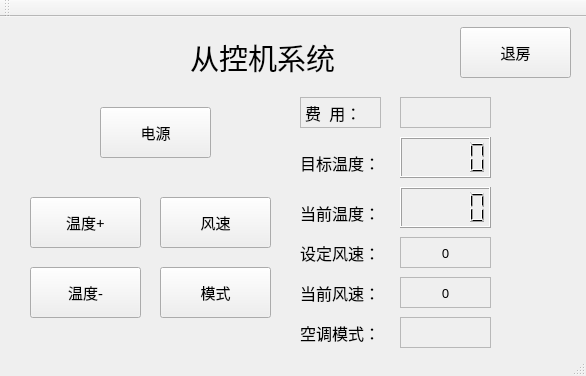
<?xml version="1.0" encoding="UTF-8"?>
<ui version="4.0">
 <class>User</class>
 <widget class="QMainWindow" name="User">
  <property name="geometry">
   <rect>
    <x>0</x>
    <y>0</y>
    <width>586</width>
    <height>376</height>
   </rect>
  </property>
  <property name="windowTitle">
   <string>User</string>
  </property>
  <widget class="QWidget" name="centralWidget">
   <widget class="QLabel" name="label_7">
    <property name="geometry">
     <rect>
      <x>300</x>
      <y>220</y>
      <width>81</width>
      <height>31</height>
     </rect>
    </property>
    <property name="font">
     <font>
      <family>幼圆</family>
      <pointsize>12</pointsize>
     </font>
    </property>
    <property name="frameShape">
     <enum>QFrame::NoFrame</enum>
    </property>
    <property name="text">
     <string>设定风速：</string>
    </property>
   </widget>
   <widget class="QLabel" name="model_of_main">
    <property name="geometry">
     <rect>
      <x>400</x>
      <y>300</y>
      <width>91</width>
      <height>31</height>
     </rect>
    </property>
    <property name="font">
     <font>
      <family>微软雅黑</family>
      <pointsize>10</pointsize>
      <weight>50</weight>
      <bold>false</bold>
     </font>
    </property>
    <property name="frameShape">
     <enum>QFrame::StyledPanel</enum>
    </property>
    <property name="frameShadow">
     <enum>QFrame::Raised</enum>
    </property>
    <property name="text">
     <string/>
    </property>
    <property name="alignment">
     <set>Qt::AlignCenter</set>
    </property>
   </widget>
   <widget class="QLCDNumber" name="lcd_goaltemp">
    <property name="geometry">
     <rect>
      <x>400</x>
      <y>120</y>
      <width>91</width>
      <height>41</height>
     </rect>
    </property>
   </widget>
   <widget class="QLCDNumber" name="lcd_currenttemp">
    <property name="geometry">
     <rect>
      <x>400</x>
      <y>170</y>
      <width>91</width>
      <height>41</height>
     </rect>
    </property>
   </widget>
   <widget class="QLabel" name="label_5">
    <property name="geometry">
     <rect>
      <x>190</x>
      <y>0</y>
      <width>221</width>
      <height>81</height>
     </rect>
    </property>
    <property name="font">
     <font>
      <family>华文行楷</family>
      <pointsize>22</pointsize>
     </font>
    </property>
    <property name="text">
     <string>从控机系统</string>
    </property>
   </widget>
   <widget class="QLabel" name="cost">
    <property name="geometry">
     <rect>
      <x>400</x>
      <y>80</y>
      <width>91</width>
      <height>31</height>
     </rect>
    </property>
    <property name="font">
     <font>
      <family>微软雅黑</family>
      <pointsize>10</pointsize>
      <weight>75</weight>
      <bold>true</bold>
     </font>
    </property>
    <property name="frameShape">
     <enum>QFrame::StyledPanel</enum>
    </property>
    <property name="text">
     <string/>
    </property>
    <property name="alignment">
     <set>Qt::AlignCenter</set>
    </property>
   </widget>
   <widget class="QLabel" name="label_6">
    <property name="geometry">
     <rect>
      <x>300</x>
      <y>300</y>
      <width>81</width>
      <height>31</height>
     </rect>
    </property>
    <property name="font">
     <font>
      <family>幼圆</family>
      <pointsize>12</pointsize>
     </font>
    </property>
    <property name="frameShape">
     <enum>QFrame::NoFrame</enum>
    </property>
    <property name="text">
     <string>空调模式：</string>
    </property>
   </widget>
   <widget class="QLabel" name="label">
    <property name="geometry">
     <rect>
      <x>300</x>
      <y>180</y>
      <width>81</width>
      <height>31</height>
     </rect>
    </property>
    <property name="font">
     <font>
      <family>幼圆</family>
      <pointsize>12</pointsize>
     </font>
    </property>
    <property name="frameShape">
     <enum>QFrame::NoFrame</enum>
    </property>
    <property name="text">
     <string>当前温度：</string>
    </property>
   </widget>
   <widget class="QPushButton" name="on">
    <property name="geometry">
     <rect>
      <x>100</x>
      <y>90</y>
      <width>111</width>
      <height>51</height>
     </rect>
    </property>
    <property name="font">
     <font>
      <family>微软雅黑 Light</family>
      <pointsize>11</pointsize>
     </font>
    </property>
    <property name="text">
     <string>电源</string>
    </property>
   </widget>
   <widget class="QLabel" name="label_3">
    <property name="geometry">
     <rect>
      <x>300</x>
      <y>80</y>
      <width>81</width>
      <height>31</height>
     </rect>
    </property>
    <property name="font">
     <font>
      <family>幼圆</family>
      <pointsize>12</pointsize>
     </font>
    </property>
    <property name="frameShape">
     <enum>QFrame::StyledPanel</enum>
    </property>
    <property name="frameShadow">
     <enum>QFrame::Raised</enum>
    </property>
    <property name="text">
     <string>费  用：</string>
    </property>
   </widget>
   <widget class="QPushButton" name="set_wind">
    <property name="geometry">
     <rect>
      <x>160</x>
      <y>180</y>
      <width>111</width>
      <height>51</height>
     </rect>
    </property>
    <property name="font">
     <font>
      <family>微软雅黑 Light</family>
      <pointsize>11</pointsize>
     </font>
    </property>
    <property name="text">
     <string>风速</string>
    </property>
   </widget>
   <widget class="QLabel" name="wind_speed">
    <property name="geometry">
     <rect>
      <x>400</x>
      <y>220</y>
      <width>91</width>
      <height>31</height>
     </rect>
    </property>
    <property name="font">
     <font>
      <family>微软雅黑</family>
      <pointsize>10</pointsize>
      <weight>50</weight>
      <bold>false</bold>
     </font>
    </property>
    <property name="frameShape">
     <enum>QFrame::StyledPanel</enum>
    </property>
    <property name="frameShadow">
     <enum>QFrame::Raised</enum>
    </property>
    <property name="text">
     <string>0</string>
    </property>
    <property name="alignment">
     <set>Qt::AlignCenter</set>
    </property>
   </widget>
   <widget class="QLabel" name="label_2">
    <property name="geometry">
     <rect>
      <x>300</x>
      <y>130</y>
      <width>81</width>
      <height>31</height>
     </rect>
    </property>
    <property name="font">
     <font>
      <family>幼圆</family>
      <pointsize>12</pointsize>
     </font>
    </property>
    <property name="frameShape">
     <enum>QFrame::NoFrame</enum>
    </property>
    <property name="text">
     <string>目标温度：</string>
    </property>
   </widget>
   <widget class="QPushButton" name="set_temp">
    <property name="geometry">
     <rect>
      <x>30</x>
      <y>180</y>
      <width>111</width>
      <height>51</height>
     </rect>
    </property>
    <property name="font">
     <font>
      <family>微软雅黑 Light</family>
      <pointsize>11</pointsize>
     </font>
    </property>
    <property name="text">
     <string>温度+</string>
    </property>
   </widget>
   <widget class="QPushButton" name="set_temp_2">
    <property name="geometry">
     <rect>
      <x>30</x>
      <y>250</y>
      <width>111</width>
      <height>51</height>
     </rect>
    </property>
    <property name="font">
     <font>
      <family>微软雅黑 Light</family>
      <pointsize>11</pointsize>
     </font>
    </property>
    <property name="text">
     <string>温度-</string>
    </property>
   </widget>
   <widget class="QPushButton" name="set_mode">
    <property name="geometry">
     <rect>
      <x>160</x>
      <y>250</y>
      <width>111</width>
      <height>51</height>
     </rect>
    </property>
    <property name="font">
     <font>
      <family>微软雅黑 Light</family>
      <pointsize>11</pointsize>
     </font>
    </property>
    <property name="text">
     <string>模式</string>
    </property>
   </widget>
   <widget class="QPushButton" name="exit">
    <property name="geometry">
     <rect>
      <x>460</x>
      <y>10</y>
      <width>111</width>
      <height>51</height>
     </rect>
    </property>
    <property name="font">
     <font>
      <family>微软雅黑 Light</family>
      <pointsize>11</pointsize>
     </font>
    </property>
    <property name="text">
     <string>退房</string>
    </property>
   </widget>
   <widget class="QLabel" name="wind_speed_2">
    <property name="geometry">
     <rect>
      <x>400</x>
      <y>260</y>
      <width>91</width>
      <height>31</height>
     </rect>
    </property>
    <property name="font">
     <font>
      <family>微软雅黑</family>
      <pointsize>10</pointsize>
      <weight>50</weight>
      <bold>false</bold>
     </font>
    </property>
    <property name="frameShape">
     <enum>QFrame::StyledPanel</enum>
    </property>
    <property name="frameShadow">
     <enum>QFrame::Raised</enum>
    </property>
    <property name="text">
     <string>0</string>
    </property>
    <property name="alignment">
     <set>Qt::AlignCenter</set>
    </property>
   </widget>
   <widget class="QLabel" name="label_8">
    <property name="geometry">
     <rect>
      <x>300</x>
      <y>260</y>
      <width>81</width>
      <height>31</height>
     </rect>
    </property>
    <property name="font">
     <font>
      <family>幼圆</family>
      <pointsize>12</pointsize>
     </font>
    </property>
    <property name="frameShape">
     <enum>QFrame::NoFrame</enum>
    </property>
    <property name="text">
     <string>当前风速：</string>
    </property>
   </widget>
  </widget>
  <widget class="QToolBar" name="mainToolBar">
   <attribute name="toolBarArea">
    <enum>TopToolBarArea</enum>
   </attribute>
   <attribute name="toolBarBreak">
    <bool>false</bool>
   </attribute>
  </widget>
  <widget class="QStatusBar" name="statusBar"/>
 </widget>
 <layoutdefault spacing="6" margin="11"/>
 <resources/>
 <connections>
  <connection>
   <sender>on</sender>
   <signal>clicked()</signal>
   <receiver>User</receiver>
   <slot>state_change()</slot>
   <hints>
    <hint type="sourcelabel">
     <x>112</x>
     <y>132</y>
    </hint>
    <hint type="destinationlabel">
     <x>62</x>
     <y>119</y>
    </hint>
   </hints>
  </connection>
  <connection>
   <sender>set_mode</sender>
   <signal>clicked()</signal>
   <receiver>User</receiver>
   <slot>mode_change()</slot>
   <hints>
    <hint type="sourcelabel">
     <x>227</x>
     <y>306</y>
    </hint>
    <hint type="destinationlabel">
     <x>217</x>
     <y>342</y>
    </hint>
   </hints>
  </connection>
  <connection>
   <sender>set_wind</sender>
   <signal>clicked()</signal>
   <receiver>User</receiver>
   <slot>speed_change()</slot>
   <hints>
    <hint type="sourcelabel">
     <x>228</x>
     <y>214</y>
    </hint>
    <hint type="destinationlabel">
     <x>242</x>
     <y>165</y>
    </hint>
   </hints>
  </connection>
  <connection>
   <sender>set_temp</sender>
   <signal>clicked()</signal>
   <receiver>User</receiver>
   <slot>tem_up()</slot>
   <hints>
    <hint type="sourcelabel">
     <x>70</x>
     <y>221</y>
    </hint>
    <hint type="destinationlabel">
     <x>52</x>
     <y>176</y>
    </hint>
   </hints>
  </connection>
  <connection>
   <sender>set_temp_2</sender>
   <signal>clicked()</signal>
   <receiver>User</receiver>
   <slot>tem_down()</slot>
   <hints>
    <hint type="sourcelabel">
     <x>72</x>
     <y>301</y>
    </hint>
    <hint type="destinationlabel">
     <x>44</x>
     <y>328</y>
    </hint>
   </hints>
  </connection>
  <connection>
   <sender>exit</sender>
   <signal>clicked()</signal>
   <receiver>User</receiver>
   <slot>checkout()</slot>
   <hints>
    <hint type="sourcelabel">
     <x>529</x>
     <y>51</y>
    </hint>
    <hint type="destinationlabel">
     <x>518</x>
     <y>89</y>
    </hint>
   </hints>
  </connection>
 </connections>
 <slots>
  <slot>state_change()</slot>
  <slot>mode_change()</slot>
  <slot>speed_change()</slot>
  <slot>tem_up()</slot>
  <slot>tem_down()</slot>
  <slot>checkout()</slot>
 </slots>
</ui>
